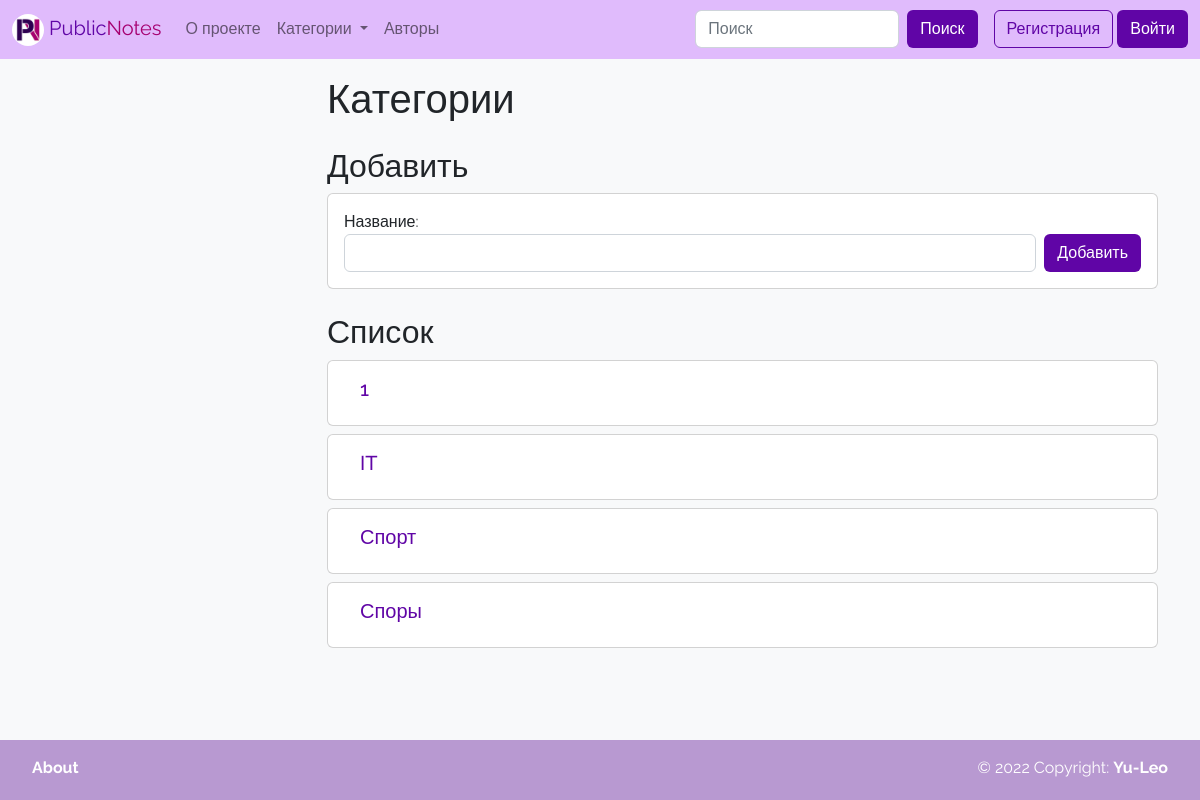
/categories_list/, run on an earlier commit of the app's database.
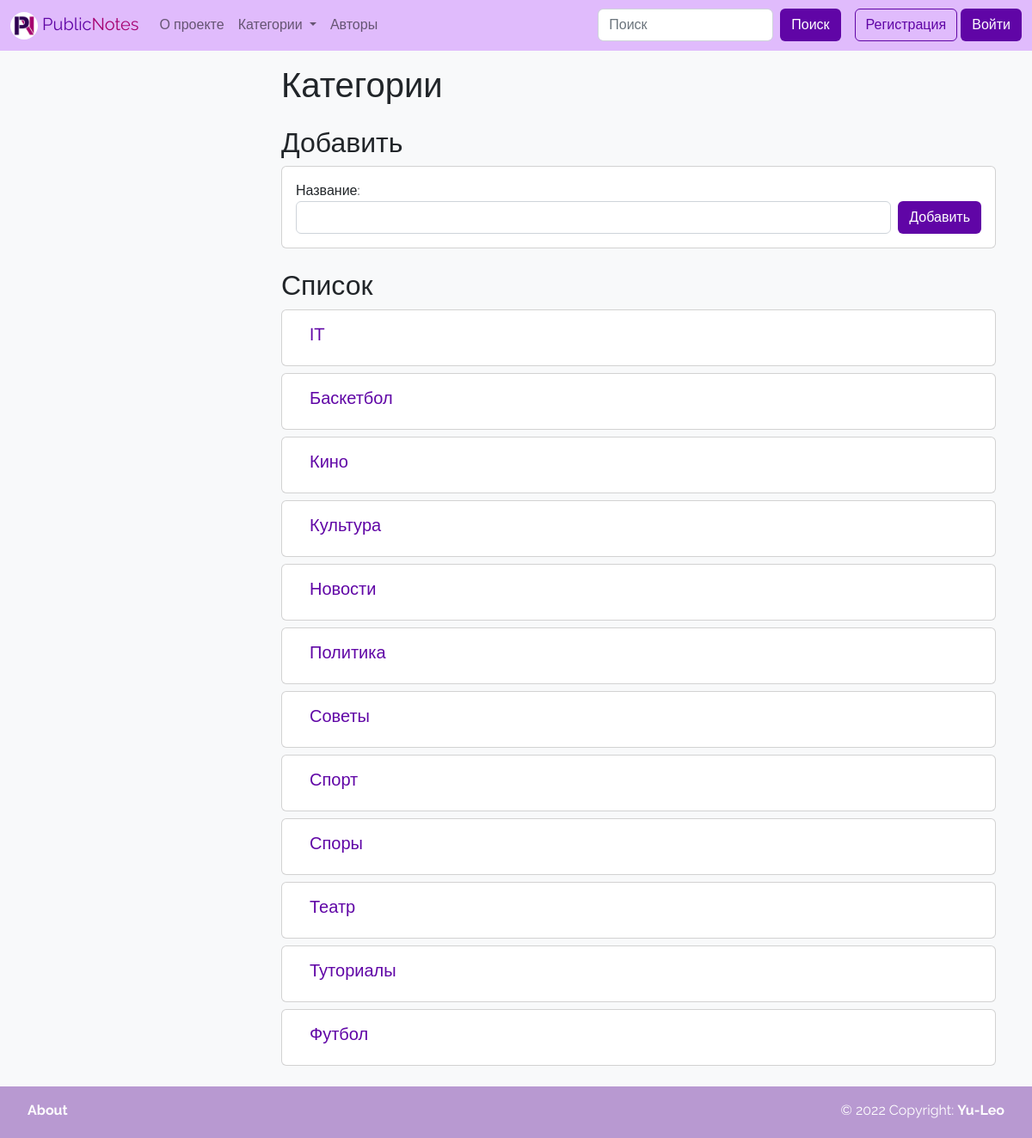
And on a later commit of the database.
### wall/models.py (models this page shows, shortened)
class Category(MPTTModel):
    parent = TreeForeignKey('self', on_delete=models.CASCADE, null=True, blank=True, related_name='children')
    title = models.CharField(max_length=150, verbose_name='Название', unique=True)
    preview = models.ImageField(upload_to='photos/%Y/%m/%d/', verbose_name='Превью', blank=True)
    def get_absolute_url(self):
        return reverse('category', kwargs={"pk": self.pk})
    class MPTTMeta:
        order_insertion_by = ['title']
    class Meta:
        verbose_name = 'Категория'
        verbose_name_plural = 'Категории'
        ordering = ['title']

### wall/views.py (the view)
# urls.py: path('categories_list/', categories_list, name='categories_list'),
def categories_list(request):
    if request.method == 'POST':
        form = CategoryForm(request.POST)
        if form.is_valid():
            form.save()
            messages.success(request, 'Категория добавлена')
            return redirect('categories_list')
        else:
            messages.error(request, 'Ошибка добавления')
    else:
        form = CategoryForm()
    objects = Category.objects.all()
    paginator = Paginator(objects, 15)
    page_num = request.GET.get('page', 1)
    page_objects = paginator.get_page(page_num)
    context = {
        'form': form,
        'page_obj': page_objects
    }
    return render(request, 'wall/categories_list.html', context)

### wall/forms.py
class CategoryForm(forms.ModelForm):
    class Meta:
        model = Category
        fields = ['title']
        widgets = {
            'title': forms.TextInput(attrs={"class": "form-control me-2"}),
        }

### wall/templatetags/wall_tags.py (called while the page is built)
@register.simple_tag
def get_categories():
    return Category.objects.all()

### wall/templates/wall/categories_list.html (shortened to what this page needs)
{% extends 'base.html' %}
{% block content_title %}
<div class="hstack gap-3 mb-3">
    <div>
        <h1>Категории</h1>
    </div>
</div>
{% endblock %}
{% block content %}
<div class="mb-4">
    <h2 class="mb-2">Добавить</h2>
    <div class="card ">
        <div class="card-body">
            <form action="{% url 'categories_list' %}" method="post">
                <label for="{{ form.title.id_for_label }}">Название:</label>
                <div class="d-flex">
                    {{ form.title }}
                    <button type="submit" class="btn btn-purple">Добавить</button>
                </div>
            </form>
        </div>
    </div>
</div>
<div class="mb-4">
    {% if page_obj %}
    <h2 class="mb-2">Список</h2>
    {% endif %}
    {% for item in page_obj %}
    <div class="card mb-2">
        <div class="card-body">
            <div class="hstack gap-3">
                <div>
                    <h5><a href="{{ item.get_absolute_url }}"
                           class="text-decoration-none text-purple stretched-link">{{ item.title }}</a></h5>
                </div>
            </div>
        </div>
    </div>
    {% endfor %}
</div>
{% endblock %}

### templates/base.html (shortened to what this page needs)
<!doctype html>
<html lang="ru">
<head>
    <link href="https://cdn.jsdelivr.net/npm/bootstrap@5.2.0-beta1/dist/css/bootstrap.min.css" rel="stylesheet"
>
    <link rel="stylesheet" href="https://maxcdn.bootstrapcdn.com/font-awesome/4.5.0/css/font-awesome.min.css">
    <link rel="stylesheet" href="/static/wall/css/style.css">
    {% load static %}
</head>
<body class="bg-light">
{% include 'inc/_navbar.html'%}
<div class="container">
    <div class="row pt-3">
        <div class="col-md-3">
        </div>
        <div class="col-md-9">
            {% block content_title %} {% endblock %}
            {% block content %} CONTENT {% endblock %}
        </div>
    </div>
</div>
{% include 'inc/_footer.html'%}
</body>
</html>

### templates/inc/_navbar.html (shortened to what this page needs)
{% load mptt_tags %}
{% load wall_tags %}
{% load static %}
<nav class="navbar navbar-expand-lg navbar-light purple-navbar text-white">
    <div class="container-fluid">
        <a class="navbar-brand" href="{% url 'home' %}">
            <img src="{% static 'wall/img/logo.png' %}" alt="" width="32" height="32"
                 class="d-inline-block align-text-center rounded-circle">
            <span class="text-purple">Public</span><span class="text-pink">Notes</span>
        </a>
        <div class="collapse navbar-collapse" id="navbarSupportedContent">
            <ul class="navbar-nav">
                <li class="nav-item">
                    <a class="nav-link" href="{% url 'about' %}">О проекте</a>
                </li>
                <li class="nav-item dropdown">
                    <a class="nav-link dropdown-toggle" href="#" id="navbarDropdownMenuLink" role="button"
                       data-bs-toggle="dropdown" aria-expanded="false">
                        Категории
                    </a>
                </li>
                <li class="nav-item">
                    <a class="nav-link" href="{% url 'authors' %}">Авторы</a>
                </li>
            </ul>
        </div>
        <div class="me-3">
            <form class="d-flex" action="{% url 'search' %}" method="get">
                <input class="form-control me-2" type="text" placeholder="Поиск" name="search">
                <button class="btn btn-purple" type="submit">Поиск</button>
            </form>
        </div>
        <div class="">
            {% if request.user.is_authenticated %}
            <a class="btn btn-purple" href="{{ request.user.get_absolute_url }}" role="button"
               aria-disabled="true">
                {{ request.user.username }}</a>
            <a class="btn btn-outline-purple" href="{% url 'logout' %}" role="button">Выйти</a>
            {% else %}
            <a class="btn btn-outline-purple" href="{% url 'registration' %}" role="button">Регистрация</a>
            <a class="btn btn-purple" href="{% url 'login' %}" role="button">Войти</a>
            {% endif %}
        </div>
    </div>
</nav>

### templates/inc/_footer.html
<footer class="d-flex justify-content-between text-white p-3">
    <div class="ps-3">
        <a class="text-white text-decoration-none fw-bold" href="{% url 'about' %}">About</a>
    </div>
    <div class="pe-3">
        © 2022 Copyright: <a class="text-white text-decoration-none fw-bold" href="{% url 'about' %}#author">Yu-Leo</a>
    </div>
</footer>

### wall/static/wall/css/style.css (style rules this page uses)
:root { --purple: #6005A6; --dark-purple: #3E026C; --pink: #A60070; --dark-pink: #7B0053; }
html { position: relative; min-height: 100%; }
body { margin-bottom: 60px; font-family: 'Raleway', sans-serif; }
footer { position: absolute; bottom: 0; width: 100%; height: 60px; background-color: #B899D1; }
.text-purple { color: var(--purple); }
.text-pink { color: var(--pink); }
.purple-navbar { background-color: #E0BBFC; }
.btn-purple { background-color: var(--purple); color: #fff; }
.btn-outline-purple { border-color: var(--purple); color: var(--purple); }

What changed in the data, as far as the page shows it:
changed Category "IT": moves up the list
added Category: title "Баскетбол"
added Category: title "Кино"
added Category: title "Культура"
added Category: title "Новости"
changed Category: title "1" → "Политика"
added Category: title "Советы"
added Category: title "Театр"
added Category: title "Туториалы"
added Category: title "Футбол"
